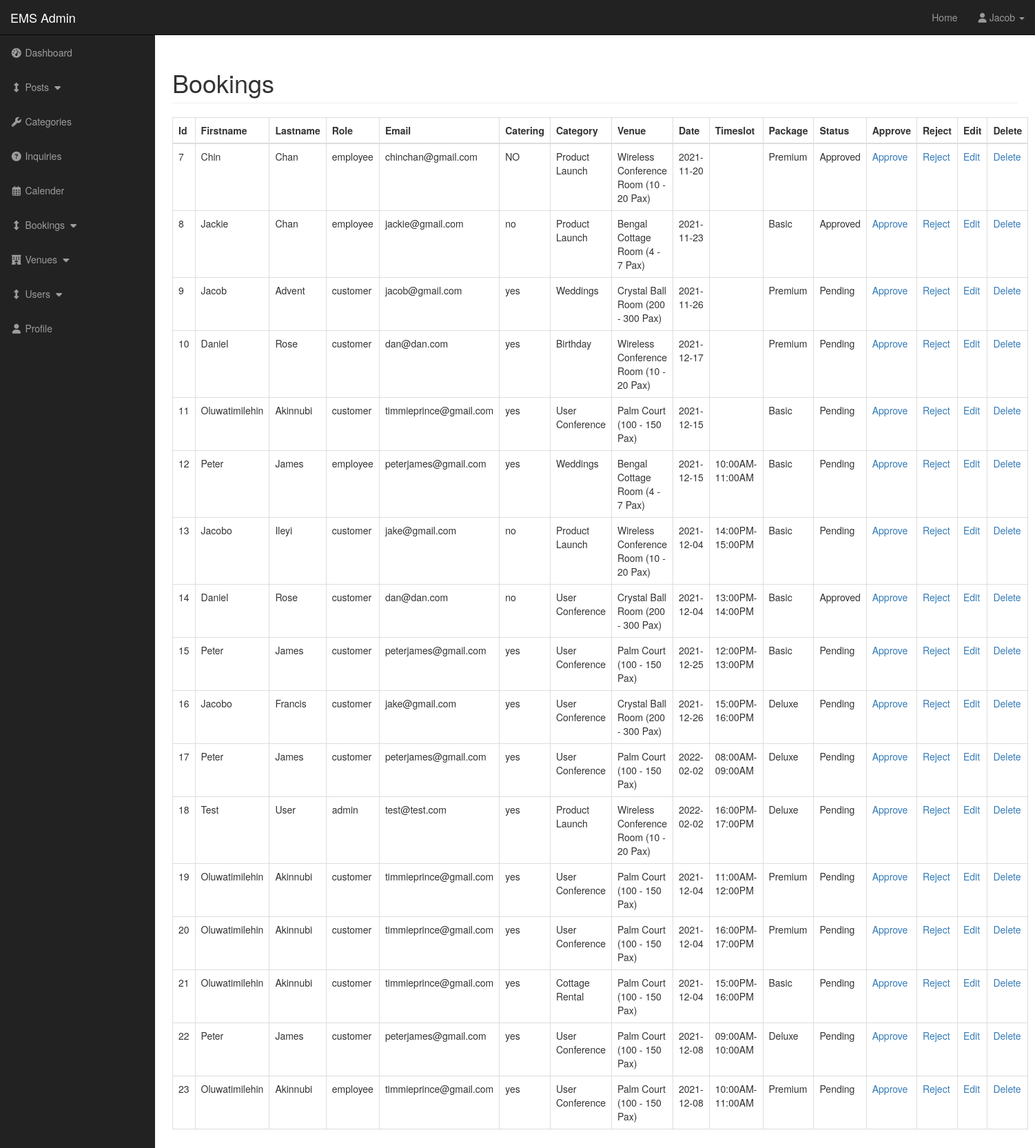
The app's page /admin/bookings.php (signed in), older data.
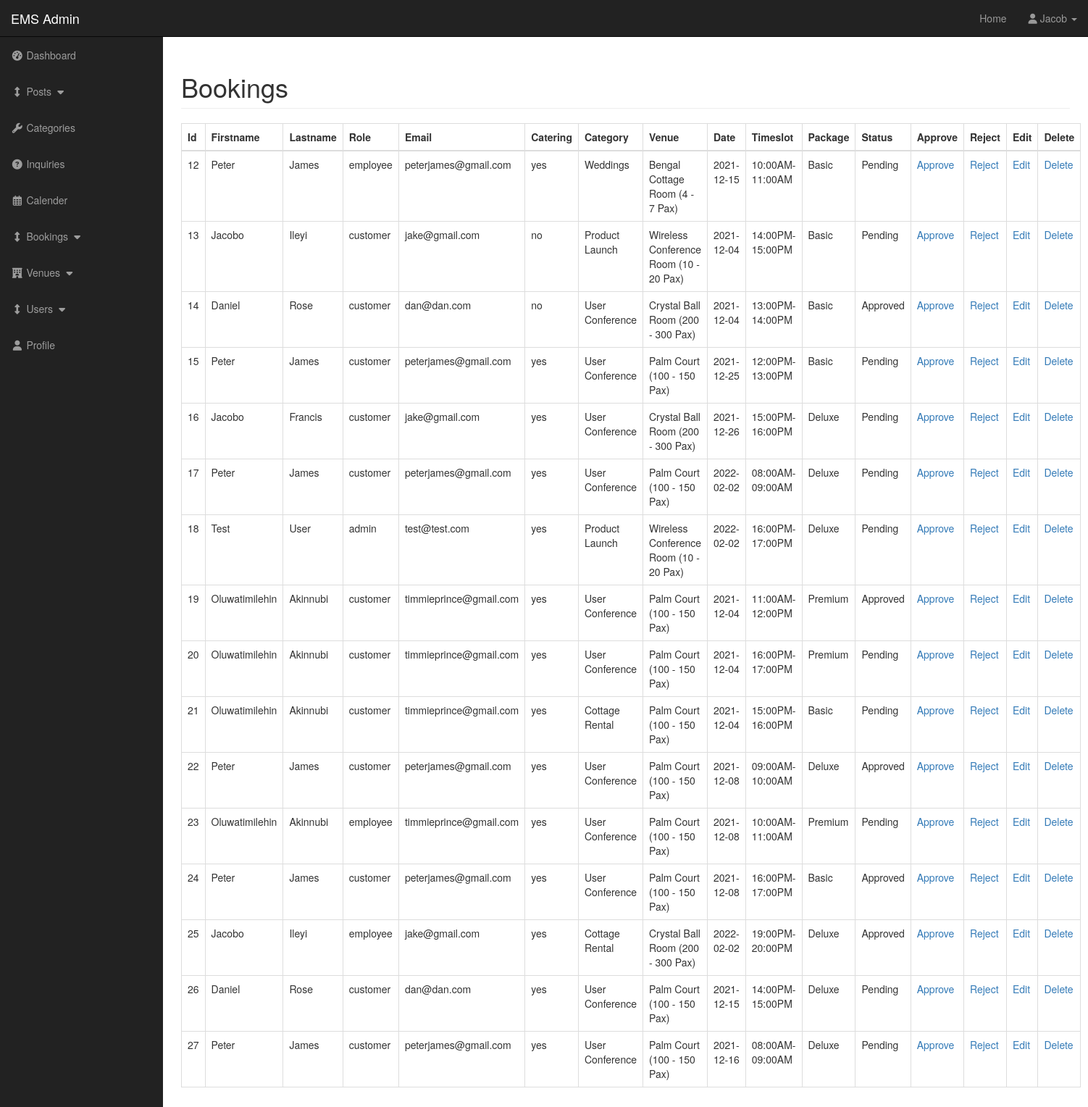
The same page, newer data.
### tables this page shows
CREATE TABLE `bookings` (
  `booking_id` int(3) NOT NULL,
  `user_firstname` varchar(255) NOT NULL,
  `user_lastname` varchar(255) NOT NULL,
  `user_role` varchar(255) NOT NULL,
  `user_email` varchar(255) NOT NULL,
  `catering` text NOT NULL,
  `booking_status` varchar(255) NOT NULL,
  `event_category` varchar(255) NOT NULL,
  `event_venue` varchar(255) NOT NULL,
  `event_date` varchar(255) NOT NULL,
  `event_package` varchar(255) NOT NULL,
  `timeslot` varchar(255) NOT NULL
);

CREATE TABLE `categories` (
  `cat_id` int(3) NOT NULL,
  `cat_title` varchar(255) NOT NULL
);

CREATE TABLE `venue` (
  `venue_id` int(3) NOT NULL,
  `venue_title` varchar(255) NOT NULL,
  `venue_image` text NOT NULL,
  `venue_caption` varchar(255) NOT NULL
);

### admin/includes/view_all_bookings.php (the view, shortened to what this page needs)
<table class="table table-bordered table-hover">
  <thead>
  <tr>
    <th>Id</th>
    <th>Firstname</th>
    <th>Lastname</th>
    <th>Role</th>
    <th>Email</th>
    <th>Catering</th>
    <th>Category</th>
    <th>Venue</th>
    <th>Date</th>
    <th>Timeslot</th>
    <th>Package</th>
    <th>Status</th>
    <th>Approve</th>
    <th>Reject</th>
    <th>Edit</th>
    <th>Delete</th>
  </tr>
</thead>
<tbody>
<?php
  $query = "SELECT * FROM bookings ";
  $select_bookings = mysqli_query($connection, $query);
  while($row = mysqli_fetch_assoc($select_bookings)){
    $booking_id = $row['booking_id'];
    $user_firstname = $row['user_firstname'];
    $user_lastname = $row['user_lastname'];
    $user_role = $row['user_role'];
    $user_email = $row['user_email'];
    $catering = $row['catering'];
    $event_category_id = $row['event_category'];
    $event_venue_id = $row['event_venue'];
    $event_date = $row['event_date'];
    $event_time = $row['timeslot'];
    $event_package = $row['event_package'];
  echo "<tr>";
    echo "<td>$booking_id</td>";
    echo "<td>{$user_firstname}</td>";
    echo "<td>{$user_lastname}</td>";
    echo "<td>{$user_role}</td>";
    echo "<td>{$user_email}</td>";
    echo "<td>{$catering}</td>";
    $query = "SELECT * FROM categories WHERE cat_id = {$event_category_id} ";
    $select_categories = mysqli_query($connection, $query);
    while($row = mysqli_fetch_array($select_categories)){
      $cat_title = $row['cat_title'];
      echo "<td>{$cat_title}</td>";
    }
    $venue_query = "SELECT * FROM venue WHERE venue_id = {$event_venue_id} ";
    $select_venue = mysqli_query($connection, $venue_query);
    while($row = mysqli_fetch_array($select_venue)){
      $venue_title = $row['venue_title'];
      echo "<td>{$venue_title}</td>";
    }
    echo "<td>{$event_date}</td>";
    echo "<td>{$event_time}</td>";
    echo "<td>{$event_package}</td>";
    $booking_status_query = "SELECT * FROM bookings WHERE booking_id = {$booking_id} ";
    $select_booking = mysqli_query($connection, $booking_status_query);
    while($row = mysqli_fetch_array($select_booking)){
      $booking_id = $row['booking_id'];
      $booking_status = $row['booking_status'];
      echo "<td>{$booking_status}</td>";
    }
  echo "<td><a onClick=\"javascript: return confirm('Are you sure you want to approve?'); \" href='./bookings.php?approve_booking={$booking_id}'>Approve</a></td>";
  echo "<td><a onClick=\"javascript: return confirm('Are you sure you want to reject?'); \" href='./bookings.php?reject_booking={$booking_id}'>Reject</a></td>";
  echo "<td><a href='./bookings.php?source=edit_booking&b_id={$booking_id}'>Edit</a></td>";
  echo "<td><a onClick=\"javascript: return confirm('Are you sure you want to delete?'); \" href='./bookings.php?delete={$booking_id}'>Delete</a></td>";
  echo "</tr>";
  }
?>
</tbody>
</table>

Row changes from the older to the newer data that the page shows:
removed bookings: booking_id "7", user_firstname "Chin", user_lastname "Chan", user_role "employee", user_email "chinchan@gmail.com", catering "NO", event_date "2021-11-20", event_package "Premium", booking_status "Approved", categories (cat_title "Product Launch"), venue (venue_title "Wireless Conference Room (10 - 20 Pax)")
removed bookings: booking_id "8", user_firstname "Jackie", user_lastname "Chan", user_role "employee", user_email "jackie@gmail.com", catering "no", event_date "2021-11-23", event_package "Basic", booking_status "Approved", categories (cat_title "Product Launch"), venue (venue_title "Bengal Cottage Room (4 - 7 Pax)")
removed bookings: booking_id "9", user_firstname "Jacob", user_lastname "Advent", user_role "customer", user_email "jacob@gmail.com", catering "yes", event_date "2021-11-26", event_package "Premium", booking_status "Pending", categories (cat_title "Weddings"), venue (venue_title "Crystal Ball Room (200 - 300 Pax)")
removed bookings: booking_id "10", user_firstname "Daniel", user_lastname "Rose", user_role "customer", user_email "dan@dan.com", catering "yes", event_date "2021-12-17", event_package "Premium", booking_status "Pending", venue (venue_title "Wireless Conference Room (10 - 20 Pax)")
no longer on this page (row unchanged): categories: cat_title "Birthday", shown under "10"
removed bookings: booking_id "11", user_firstname "Oluwatimilehin", user_lastname "Akinnubi", user_role "customer", user_email "timmieprince@gmail.com", catering "yes", event_date "2021-12-15", event_package "Basic", booking_status "Pending", categories (cat_title "User Conference"), venue (venue_title "Palm Court (100 - 150 Pax)")
changed bookings "11:00AM-12:00PM": booking_status "Pending" → "Approved"
changed bookings "09:00AM-10:00AM": booking_status "Pending" → "Approved"
added bookings: booking_id "24", user_firstname "Peter", user_lastname "James", user_role "customer", user_email "peterjames@gmail.com", catering "yes", event_date "2021-12-08", timeslot "16:00PM-17:00PM", event_package "Basic", booking_status "Approved", categories (cat_title "User Conference"), venue (venue_title "Palm Court (100 - 150 Pax)")
added bookings: booking_id "25", user_firstname "Jacobo", user_lastname "Ileyi", user_role "employee", user_email "jake@gmail.com", catering "yes", event_date "2022-02-02", timeslot "19:00PM-20:00PM", event_package "Deluxe", booking_status "Approved", categories (cat_title "Cottage Rental"), venue (venue_title "Crystal Ball Room (200 - 300 Pax)")
added bookings: booking_id "26", user_firstname "Daniel", user_lastname "Rose", user_role "customer", user_email "dan@dan.com", catering "yes", event_date "2021-12-15", timeslot "14:00PM-15:00PM", event_package "Deluxe", booking_status "Pending", categories (cat_title "User Conference"), venue (venue_title "Palm Court (100 - 150 Pax)")
added bookings: booking_id "27", user_firstname "Peter", user_lastname "James", user_role "customer", user_email "peterjames@gmail.com", catering "yes", event_date "2021-12-16", timeslot "08:00AM-09:00AM", event_package "Deluxe", booking_status "Pending", categories (cat_title "User Conference"), venue (venue_title "Palm Court (100 - 150 Pax)")
